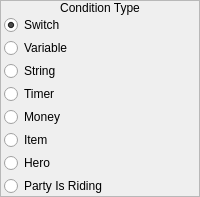
       <widget class="QFrame" name="frame">
        <property name="sizePolicy">
         <sizepolicy hsizetype="Fixed" vsizetype="Preferred">
          <horstretch>0</horstretch>
          <verstretch>0</verstretch>
         </sizepolicy>
        </property>
        <property name="frameShape">
         <enum>QFrame::StyledPanel</enum>
        </property>
        <property name="frameShadow">
         <enum>QFrame::Raised</enum>
        </property>
        <layout class="QVBoxLayout" name="verticalLayout">
         <property name="spacing">
          <number>0</number>
         </property>
         <property name="margin">
          <number>0</number>
         </property>
         <item>
          <widget class="QLabel" name="label">
           <property name="sizePolicy">
            <sizepolicy hsizetype="Preferred" vsizetype="Fixed">
             <horstretch>0</horstretch>
             <verstretch>0</verstretch>
            </sizepolicy>
           </property>
           <property name="text">
            <string>Condition Type</string>
           </property>
           <property name="alignment">
            <set>Qt::AlignCenter</set>
           </property>
          </widget>
         </item>
         <item>
          <widget class="QWidget" name="widget" native="true">
           <layout class="QVBoxLayout" name="verticalLayout_2">
            <property name="spacing">
             <number>3</number>
            </property>
            <property name="leftMargin">
             <number>3</number>
            </property>
            <property name="topMargin">
             <number>0</number>
            </property>
            <property name="rightMargin">
             <number>3</number>
            </property>
            <property name="bottomMargin">
             <number>0</number>
            </property>
            <item>
             <widget class="QRadioButton" name="rbSwitch">
              <property name="text">
               <string>Switch</string>
              </property>
              <property name="checked">
               <bool>true</bool>
              </property>
             </widget>
            </item>
            <item>
             <widget class="QRadioButton" name="rbVariable">
              <property name="text">
               <string>Variable</string>
              </property>
             </widget>
            </item>
            <item>
             <widget class="QRadioButton" name="rbString">
              <property name="text">
               <string>String</string>
              </property>
             </widget>
            </item>
            <item>
             <widget class="QRadioButton" name="rbTimer">
              <property name="text">
               <string>Timer</string>
              </property>
             </widget>
            </item>
            <item>
             <widget class="QRadioButton" name="rbMoney">
              <property name="text">
               <string>Money</string>
              </property>
             </widget>
            </item>
            <item>
             <widget class="QRadioButton" name="rbItem">
              <property name="text">
               <string>Item</string>
              </property>
             </widget>
            </item>
            <item>
             <widget class="QRadioButton" name="rbHero">
              <property name="text">
               <string>Hero</string>
              </property>
             </widget>
            </item>
            <item>
             <widget class="QRadioButton" name="rbPartyIsRiding">
              <property name="text">
               <string>Party Is Riding</string>
              </property>
             </widget>
            </item>
           </layout>
          </widget>
         </item>
        </layout>
       </widget>
